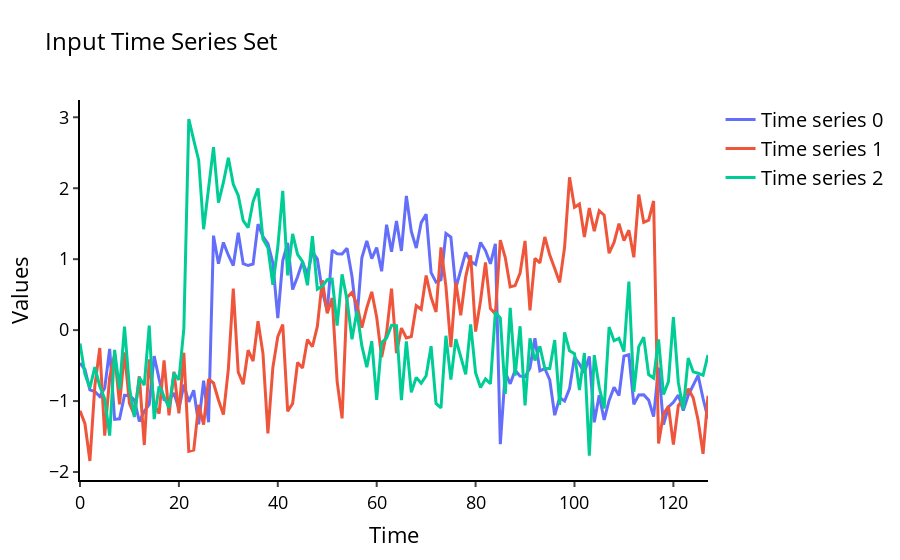

Notebook code for this chart:
### Code cell
plot_ts_set(pd.DataFrame(ts_set).iloc[idxs].to_numpy())
